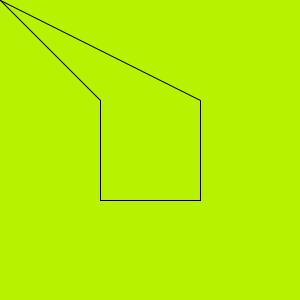
Frame 1 (no input)
Frame 60 (the mouse pressed at the canvas centre just before this capture): identical to frame 1, image omitted
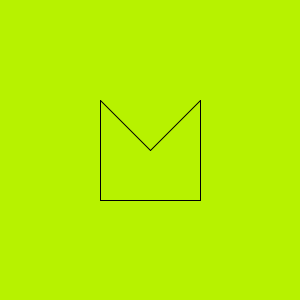
Frame 120 (the mouse held since frame 60 and released just before this capture)

The Processing sketch that drew these frames (run headless with seeded random() and noise(); from frame 60 on, the mouse is pressed at the canvas centre):

// Processing sketch: processing_175489
// ── processing_175489.pde

// Wackeldach
// 03.12.2014

/*Aufgabenstellung
ErgÃ¤nze das Haus so, dass die Dachspitze mit dem Mauscursor mitwandert. 
Hinweis: Wie du die Mausposition nutzen kannst, ist in Abschnitt 2 erklÃ¤rt.
*/

void setup(){
  size(300,300);
}

void draw(){
  background(183,242,0);
  line(100,200,200,200);
  line(100,100,100,200);
  line(200,100,200,200);
  line(100,100,mouseX,mouseY);
  line(mouseX,mouseY,200,100);
}
